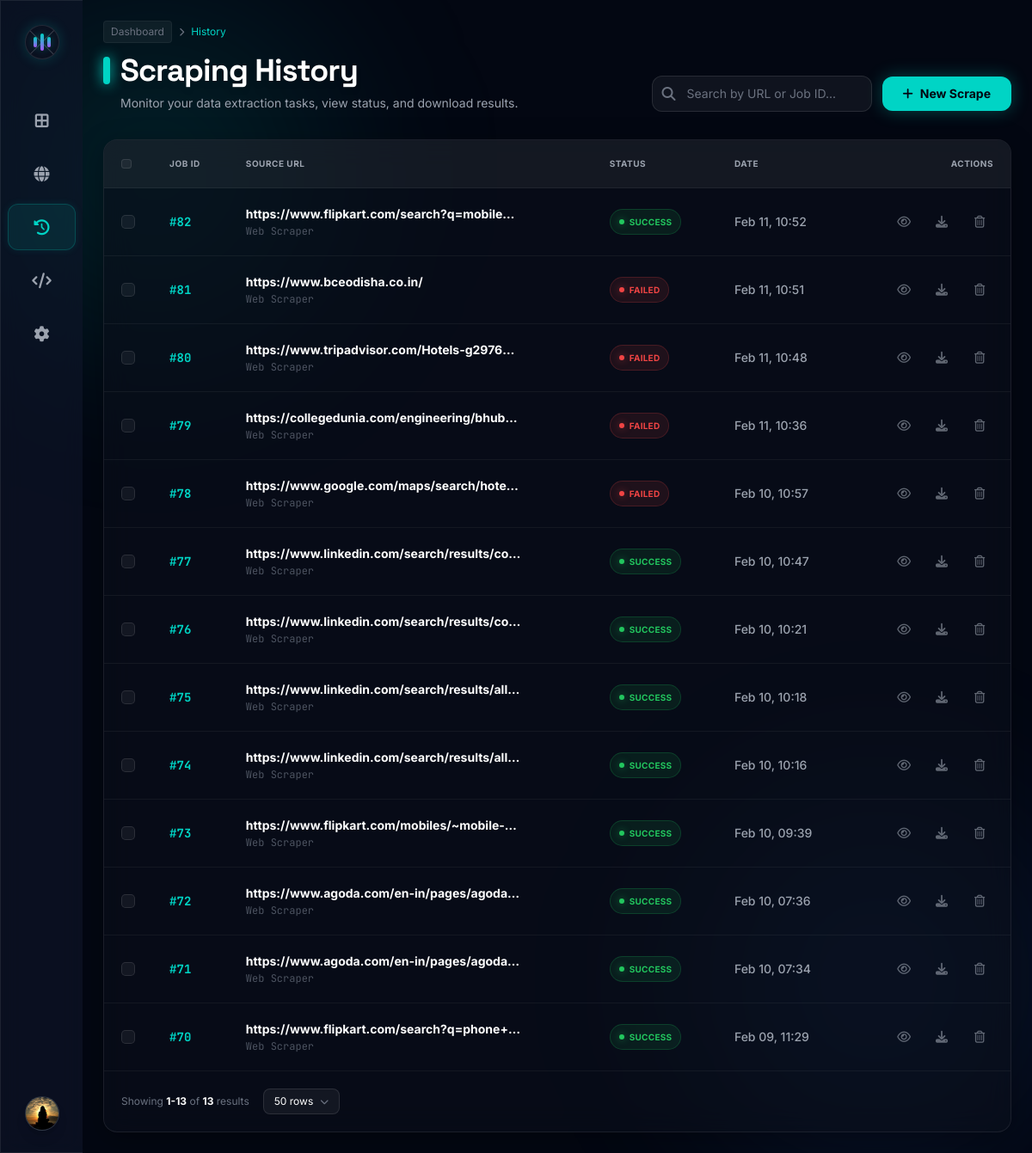
Page /dashboard/history/?per_page=50 (signed in) on the committed database.
### apps/users/models.py (models this page shows, shortened)
class User(AbstractUser):
    bio = models.TextField(blank=True, null=True)
    job_title = models.CharField(max_length=100, blank=True, null=True)
    location = models.CharField(max_length=100, blank=True, null=True)
    avatar = models.ImageField(upload_to='avatars/', blank=True, null=True)
    class Meta:
        db_table = 'users'

### apps/scraper/models.py (models this page shows, shortened)
class ScraperJob(models.Model):
    STATUS_CHOICES = (
        ('PENDING', 'Pending'),
        ('PROCESSING', 'Processing'),
        ('COMPLETED', 'Completed'),
        ('FAILED', 'Failed'),
    )
    user = models.ForeignKey(settings.AUTH_USER_MODEL, on_delete=models.CASCADE)
    url = models.URLField()
    status = models.CharField(max_length=20, choices=STATUS_CHOICES, default='PENDING')
    created_at = models.DateTimeField(auto_now_add=True)
    updated_at = models.DateTimeField(auto_now=True)

### core/views.py (the view)
# urls.py: path('dashboard/history/', history, name='history'),
@login_required
def history(request):
    jobs_list = ScraperJob.objects.filter(user=request.user).order_by('-created_at')
    status_filter = request.GET.get('status')
    if status_filter:
        jobs_list = jobs_list.filter(status=status_filter)
    page = request.GET.get('page', 1)
    per_page = request.GET.get('per_page', '10')
    if per_page == 'all':
        paginator = Paginator(jobs_list, jobs_list.count() or 1) # Show all
    else:
        try:
            limit = int(per_page)
            if limit not in [10, 25, 50]:
                limit = 10
        except ValueError:
            limit = 10
        paginator = Paginator(jobs_list, limit)
    try:
        jobs = paginator.page(page)
    except PageNotAnInteger:
        jobs = paginator.page(1)
    except EmptyPage:
        jobs = paginator.page(paginator.num_pages)
    total_scrapes = jobs_list.count()
    storage_used = f"{total_scrapes * 0.5:.1f} MB"
    context = {
        'jobs': jobs,
        'total_rows': total_scrapes, # using scrape count for now as proxy
        'storage_used': storage_used,
        'efficiency': '98.5%', # Placeholder
        'status_filter': status_filter,
        'per_page': per_page,
    }
    return render(request, 'dashboard/history.html', context)

### templates/dashboard/history.html (shortened to what this page needs)
{% extends 'dashboard/base_dashboard.html' %}
{% load static %}
{% block content %}
<div class="max-w-[1600px] mx-auto space-y-8 p-6">
    <div class="flex flex-col md:flex-row md:items-end justify-between gap-4 animate-slide-up">
        <div>
            <div class="flex items-center gap-2 text-xs text-gray-500 mb-3">
                <span class="px-2 py-1 rounded bg-white/5 border border-white/5">Dashboard</span>
                <i class="fa-solid fa-chevron-right text-[10px]"></i>
                <span class="text-brand">History</span>
            </div>
            <div class="flex items-center gap-3 mb-2">
                 <div class="w-2 h-8 bg-brand rounded-full shadow-[0_0_15px_#00d4c5]"></div>
                 <h1 class="text-4xl font-display font-bold text-white drop-shadow-md tracking-tight">Scraping History</h1>
            </div>
            <p class="text-gray-400 text-sm max-w-xl pl-5">
                Monitor your data extraction tasks, view status, and download results.
            </p>
        </div>
        <div class="flex items-center gap-3">
            <div class="relative w-64 group">
                <div class="absolute inset-y-0 left-0 pl-3 flex items-center pointer-events-none text-gray-500 group-focus-within:text-brand transition-colors">
                    <i class="fa-solid fa-magnifying-glass"></i>
                </div>
                <input type="text" placeholder="Search by URL or Job ID..." class="w-full bg-white/5 border border-white/10 rounded-xl pl-10 pr-4 py-2.5 text-sm text-white placeholder-gray-500 focus:outline-none focus:border-brand/50 focus:ring-1 focus:ring-brand/50 transition-all hover:bg-white/10">
            </div>
            <a href="{% url 'new_scrape' %}" class="flex items-center gap-2 bg-brand hover:bg-brand-hover text-dark-bg px-6 py-2.5 rounded-xl text-sm font-bold transition-all shadow-[0_0_20px_rgba(0,212,197,0.3)] hover:shadow-[0_0_30px_rgba(0,212,197,0.5)]">
                <i class="fa-solid fa-plus"></i> New Scrape
            </a>
        </div>
    </div>
    <div class="glass-panel rounded-2xl overflow-hidden flex flex-col mb-8 animate-slide-up" style="animation-delay: 0.1s;">
        <div class="overflow-x-auto">
            <table class="w-full text-left border-collapse">
                <thead>
                    <tr class="border-b border-white/5 bg-white/5 text-[10px] font-bold text-gray-400 uppercase tracking-wider">
                        <th class="p-5 w-10"><input type="checkbox" id="selectAll" class="custom-checkbox" onchange="toggleSelectAll()"></th>
                        <th class="p-5">Job ID</th>
                        <th class="p-5">Source URL</th>
                        <th class="p-5">Status</th>
                        <th class="p-5">Date</th>
                        <th class="p-5 text-right">Actions</th>
                    </tr>
                </thead>
                <tbody class="text-sm divide-y divide-white/5 text-gray-300">
                    {% for job in jobs %}
                    <tr class="hover:bg-white/5 transition-colors group">
                        <td class="p-5"><input type="checkbox" class="custom-checkbox job-checkbox" value="{{ job.id }}" onchange="updateSelectionState()"></td>
                        <td class="p-5 font-mono text-brand font-bold">#{{ job.id }}</td>
                        <td class="p-5">
                            <div class="font-bold text-white truncate max-w-xs group-hover:text-brand transition-colors">{{ job.url }}</div>
                            <div class="text-xs text-gray-500 mt-0.5 font-mono opacity-70">Web Scraper</div>
                        </td>
                        <td class="p-5">
                            {% if job.status == 'COMPLETED' %}
                            <span class="inline-flex items-center gap-1.5 px-2.5 py-1 rounded-full text-[10px] font-bold bg-green-500/10 text-green-500 border border-green-500/20 uppercase tracking-wide">
                                <span class="w-1.5 h-1.5 rounded-full bg-green-500 shadow-[0_0_8px_rgba(34,197,94,0.5)]"></span> Success
                            </span>
                            {% elif job.status == 'PROCESSING' or job.status == 'PENDING' %}
                            <span class="inline-flex items-center gap-1.5 px-2.5 py-1 rounded-full text-[10px] font-bold bg-blue-500/10 text-blue-500 border border-blue-500/20 uppercase tracking-wide">
                                <span class="w-1.5 h-1.5 rounded-full bg-blue-500 animate-pulse"></span> Running
                            </span>
                            {% elif job.status == 'FAILED' %}
                            <span class="inline-flex items-center gap-1.5 px-2.5 py-1 rounded-full text-[10px] font-bold bg-red-500/10 text-red-500 border border-red-500/20 uppercase tracking-wide">
                                <span class="w-1.5 h-1.5 rounded-full bg-red-500 shadow-[0_0_8px_rgba(239,68,68,0.5)]"></span> Failed
                            </span>
                            {% endif %}
                        </td>
                        <td class="p-5 text-gray-400 font-medium">{{ job.created_at|date:"M d, H:i" }}</td>
                        <td class="p-5 text-right">
                            <div class="flex items-center justify-end gap-3 opacity-60 group-hover:opacity-100 transition-opacity">
                                <a href="{% url 'scraped_results' %}?job_id={{ job.id }}" class="w-8 h-8 rounded-lg flex items-center justify-center hover:bg-white/10 hover:text-white transition-all text-gray-400" title="View"><i class="fa-regular fa-eye"></i></a>
                                <button type="button" onclick="openDownloadModal('{{ job.id }}')" class="w-8 h-8 rounded-lg flex items-center justify-center hover:bg-brand/10 hover:text-brand transition-all text-gray-400" title="Download"><i class="fa-solid fa-download"></i></button>
                                <button type="button" data-delete-url="{% url 'delete_scrape' job.id %}" onclick="openDeleteModal(this.getAttribute('data-delete-url'))" class="w-8 h-8 rounded-lg flex items-center justify-center hover:bg-red-500/10 hover:text-red-500 transition-all text-gray-400" title="Delete"><i class="fa-regular fa-trash-can"></i></button>
                            </div>
                        </td>
                    </tr>
                    {% endfor %}
                </tbody>
            </table>
        </div>
        <div class="p-5 border-t border-white/5 flex flex-col md:flex-row items-center justify-between gap-4">
            <div class="flex items-center gap-4">
                <p class="text-xs text-gray-500">Showing <span class="text-white font-bold">{{ jobs.start_index }}-{{ jobs.end_index }}</span> of <span class="text-white font-bold">{{ jobs.paginator.count }}</span> results</p>
                <div class="relative group">
                    <button class="flex items-center gap-2 bg-white/5 border border-white/10 hover:border-brand/50 text-xs text-white px-3 py-1.5 rounded-lg transition-all">
                        <span>{% if per_page == 'all' %}All{% else %}{{ per_page }}{% endif %} rows</span>
                        <i class="fa-solid fa-chevron-down text-[10px] text-gray-500"></i>
                    </button>
                </div>
            </div>
        </div>
    </div>
</div>
{% endblock %}

### templates/dashboard/base_dashboard.html (shortened to what this page needs)
{% load static %}
<!DOCTYPE html>
<html lang="en">
<head>
    <script src="https://cdn.tailwindcss.com"></script>
    <link rel="stylesheet" href="https://cdnjs.cloudflare.com/ajax/libs/font-awesome/6.4.0/css/all.min.css">
</head>
<body class="bg-dark-bg text-gray-300 font-sans antialiased overflow-hidden selection:bg-brand selection:text-white">
    <div class="bg-blob-1"></div>
    <div class="bg-blob-2"></div>
    <div class="flex h-screen">
        <aside id="dashboard-sidebar" class="fixed inset-y-0 left-0 z-50 glass border-r-0 border-r border-dark-border flex flex-col justify-between shrink-0 transition-all duration-300 overflow-hidden group/sidebar">
            <div>
                <div class="h-24 flex items-center justify-center cursor-pointer hover:bg-white/5 transition-colors" onclick="toggleSidebar()" title="Click to toggle sidebar">
                    <div class="flex items-center gap-3">
                        <div class="relative w-10 h-10 shrink-0 rounded-full bg-[#0B1120] border border-white/10 flex items-center justify-center overflow-hidden group-hover:border-brand/50 transition-colors shadow-[0_0_15px_rgba(0,212,197,0.2)]">
                            <div class="absolute inset-0 flex items-center justify-center opacity-20">
                                <div class="w-[140%] h-[1px] bg-white -rotate-45 absolute"></div>
                            </div>
                            <div class="flex items-center gap-[4px] relative z-10">
                                <div class="w-[4px] h-3 rounded-full bg-gradient-to-b from-brand to-purple-500 shadow-[0_0_10px_rgba(0,212,197,0.4)]"></div>
                                <div class="w-[4px] h-5 rounded-full bg-gradient-to-b from-brand to-purple-500 shadow-[0_0_10px_rgba(0,212,197,0.4)]"></div>
                                <div class="w-[4px] h-3 rounded-full bg-gradient-to-b from-brand to-purple-500 shadow-[0_0_10px_rgba(0,212,197,0.4)]"></div>
                            </div>
                        </div>
                    </div>
                </div>
                <nav class="px-2 space-y-2 mt-4 flex flex-col w-full">
                    <a href="{% url 'dashboard' %}" data-tooltip="Dashboard" class="sidebar-link flex items-center gap-3 py-3 rounded-xl {% if request.resolver_match.url_name == 'dashboard' %}bg-brand/10 text-brand font-medium border border-brand/20 shadow-[0_0_10px_rgba(0,212,197,0.1)]{% else %}text-gray-400 hover:text-white hover:bg-white/5 border border-transparent hover:border-white/5{% endif %} transition-all group relative overflow-hidden">
                        <i class="fa-solid fa-border-all text-lg w-6 text-center relative z-10 shrink-0 {% if request.resolver_match.url_name != 'dashboard' %}group-hover:text-brand transition-colors{% endif %}"></i>
                    </a>
                    <a href="{% url 'new_scrape' %}" data-tooltip="Scraper" class="sidebar-link flex items-center gap-3 py-3 rounded-xl {% if request.resolver_match.url_name == 'new_scrape' %}bg-brand/10 text-brand font-medium border border-brand/20 shadow-[0_0_10px_rgba(0,212,197,0.1)]{% else %}text-gray-400 hover:text-white hover:bg-white/5 border border-transparent hover:border-white/5{% endif %} transition-all group relative overflow-hidden">
                        <i class="fa-solid fa-globe text-lg w-6 text-center relative z-10 shrink-0 {% if request.resolver_match.url_name != 'new_scrape' %}group-hover:text-brand transition-colors{% endif %}"></i>
                    </a>
                    <a href="{% url 'history' %}" data-tooltip="History" class="sidebar-link flex items-center gap-3 py-3 rounded-xl {% if request.resolver_match.url_name == 'history' %}bg-brand/10 text-brand font-medium border border-brand/20 shadow-[0_0_10px_rgba(0,212,197,0.1)]{% else %}text-gray-400 hover:text-white hover:bg-white/5 border border-transparent hover:border-white/5{% endif %} transition-all group relative overflow-hidden">
                        <i class="fa-solid fa-clock-rotate-left text-lg w-6 text-center relative z-10 shrink-0 {% if request.resolver_match.url_name != 'history' %}group-hover:text-brand transition-colors{% endif %}"></i>
                    </a>
                    <a href="#" data-tooltip="API Reference" class="sidebar-link flex items-center gap-3 py-3 rounded-xl text-gray-400 hover:text-white hover:bg-white/5 transition-all group border border-transparent hover:border-white/5">
                        <i class="fa-solid fa-code text-lg w-6 text-center group-hover:text-brand transition-colors shrink-0"></i>
                    </a>
                    <a href="{% url 'settings' %}" data-tooltip="Settings" class="sidebar-link flex items-center gap-3 py-3 rounded-xl {% if request.resolver_match.url_name == 'settings' %}bg-brand/10 text-brand font-medium border border-brand/20 shadow-[0_0_10px_rgba(0,212,197,0.1)]{% else %}text-gray-400 hover:text-white hover:bg-white/5 border border-transparent hover:border-white/5{% endif %} transition-all group relative overflow-hidden">
                        <i class="fa-solid fa-gear text-lg w-6 text-center relative z-10 shrink-0 {% if request.resolver_match.url_name != 'settings' %}group-hover:text-brand transition-colors{% endif %}"></i>
                    </a>
                </nav>
            </div>
            <div class="p-2 space-y-4">
                <div class="flex items-center gap-2 p-2 justify-center">
                    <a href="{% url 'settings_section' 'profile' %}" data-tooltip="Profile" class="sidebar-link flex-1 flex items-center gap-3 p-2 rounded-xl hover:bg-white/5 transition-colors cursor-pointer border border-transparent hover:border-white/10 group">
                        <div class="w-10 h-10 rounded-full bg-gradient-to-br from-gray-800 to-gray-900 border border-white/10 flex items-center justify-center text-brand font-bold shadow-lg group-hover:shadow-brand/20 transition-all shrink-0 overflow-hidden">
                            {% if user.avatar %}
                                <img src="{{ user.avatar.url }}" alt="Profile" class="w-full h-full object-cover">
                            {% else %}
                                {{ user.username|make_list|first|upper }}
                            {% endif %}
                        </div>
                    </a>
                </div>
            </div>
        </aside>
        <main class="flex-1 ml-24 overflow-y-auto relative z-10 scroll-smooth">
            {% block content %}{% endblock %}
        </main>
    </div>
</body>
</html>

### rows in the picture
User: avatar (picture)
ScraperJob: id "82", url "https://www.flipkart.com/search?q=mobile…", status "COMPLETED" (drawn), created_at "Feb 11, 10:52"
ScraperJob: id "81", url "https://www.bceodisha.co.in/", status "FAILED" (drawn), created_at "Feb 11, 10:51"
ScraperJob: id "80", url "https://www.tripadvisor.com/Hotels-g2976…", status "FAILED" (drawn), created_at "Feb 11, 10:48"
ScraperJob: id "79", url "https://collegedunia.com/engineering/bhub…", status "FAILED" (drawn), created_at "Feb 11, 10:36"
ScraperJob: id "78", url "https://www.google.com/maps/search/hote…", status "FAILED" (drawn), created_at "Feb 10, 10:57"
ScraperJob: id "77", url "https://www.linkedin.com/search/results/co…", status "COMPLETED" (drawn), created_at "Feb 10, 10:47"
ScraperJob: id "76", url "https://www.linkedin.com/search/results/co…", status "COMPLETED" (drawn), created_at "Feb 10, 10:21"
ScraperJob: id "75", url "https://www.linkedin.com/search/results/all…", status "COMPLETED" (drawn), created_at "Feb 10, 10:18"
ScraperJob: id "74", url "https://www.linkedin.com/search/results/all…", status "COMPLETED" (drawn), created_at "Feb 10, 10:16"
ScraperJob: id "73", url "https://www.flipkart.com/mobiles/~mobile-…", status "COMPLETED" (drawn), created_at "Feb 10, 09:39"
ScraperJob: id "72", url "https://www.agoda.com/en-in/pages/agoda…", status "COMPLETED" (drawn), created_at "Feb 10, 07:36"
ScraperJob: id "71", url "https://www.agoda.com/en-in/pages/agoda…", status "COMPLETED" (drawn), created_at "Feb 10, 07:34"
ScraperJob: id "70", url "https://www.flipkart.com/search?q=phone+…", status "COMPLETED" (drawn), created_at "Feb 09, 11:29"

### other values in the picture
{{ jobs.start_index }} "1"
{{ jobs.end_index }} "13"
{{ jobs.paginator.count }} "13"
{{ per_page }} "50"
